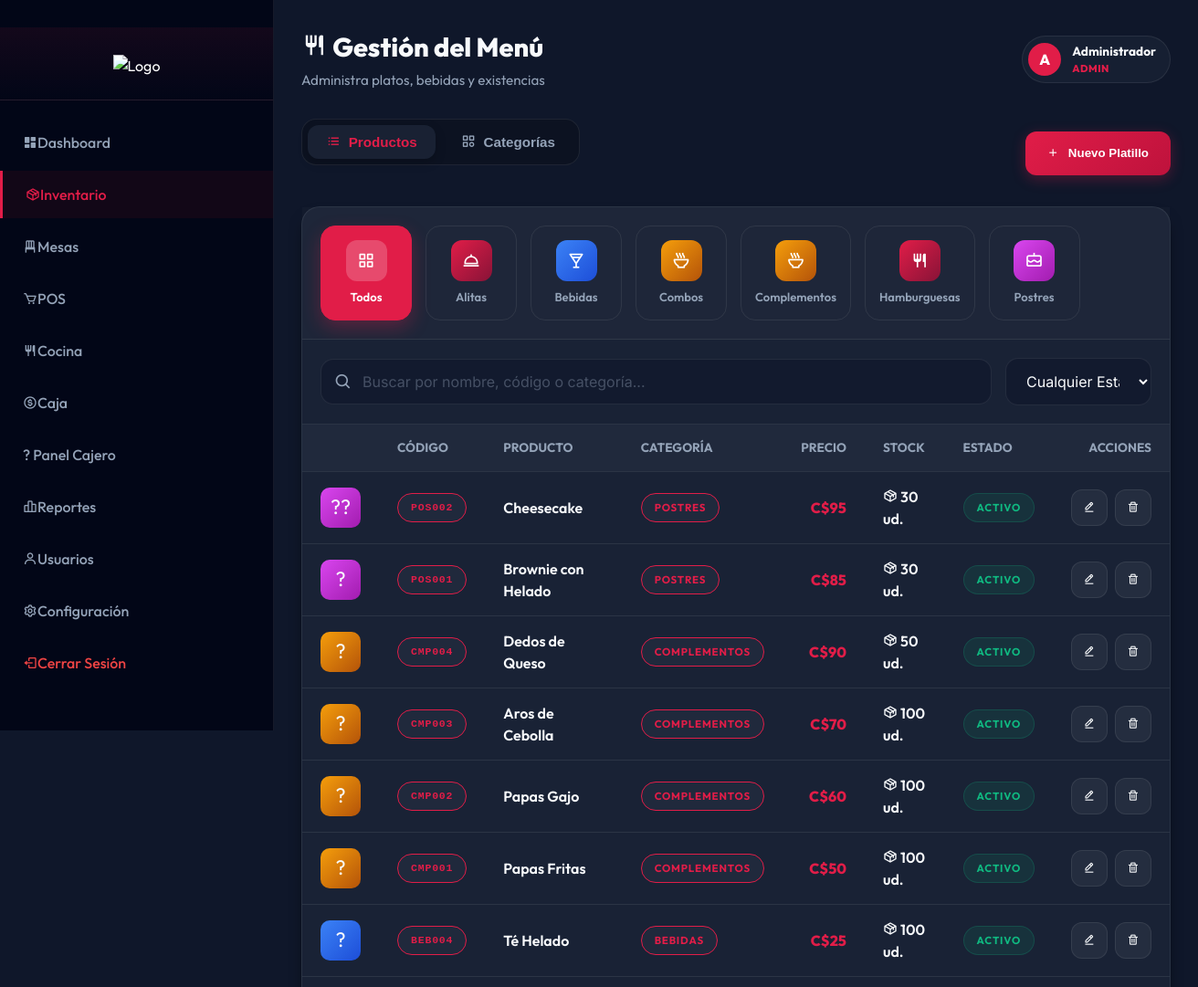
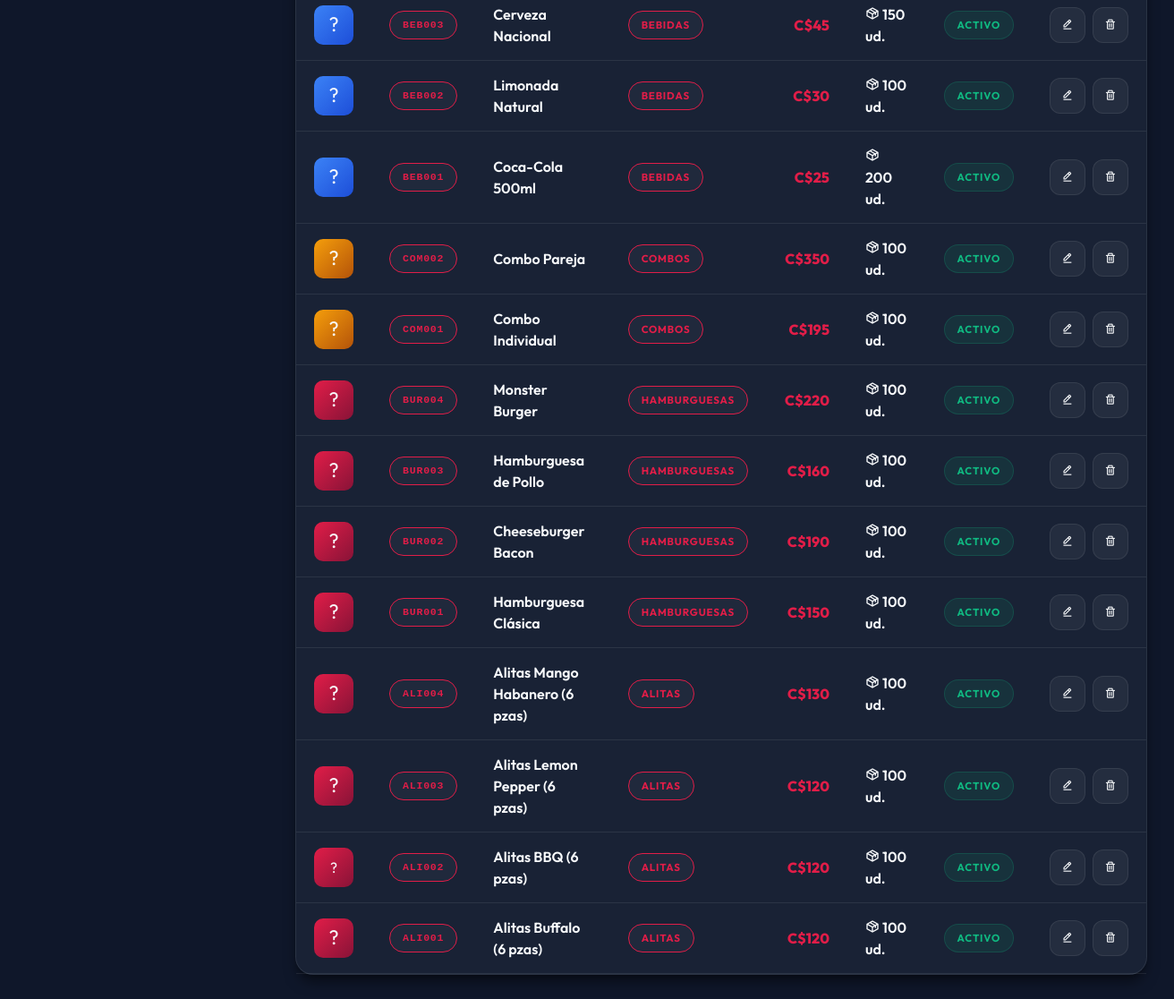
The app's page /productos.php (signed in), older data (2 pictures, top to bottom).
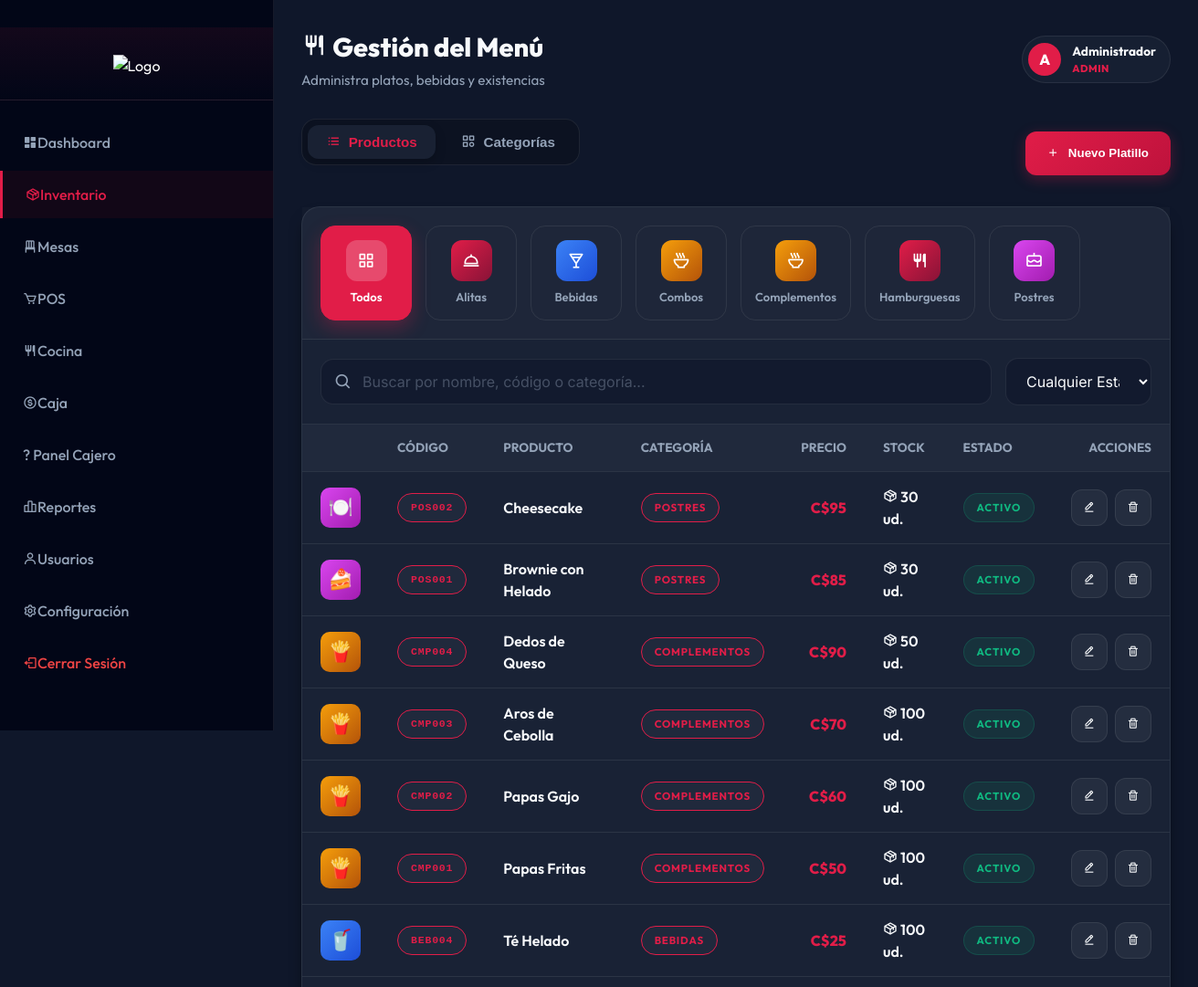
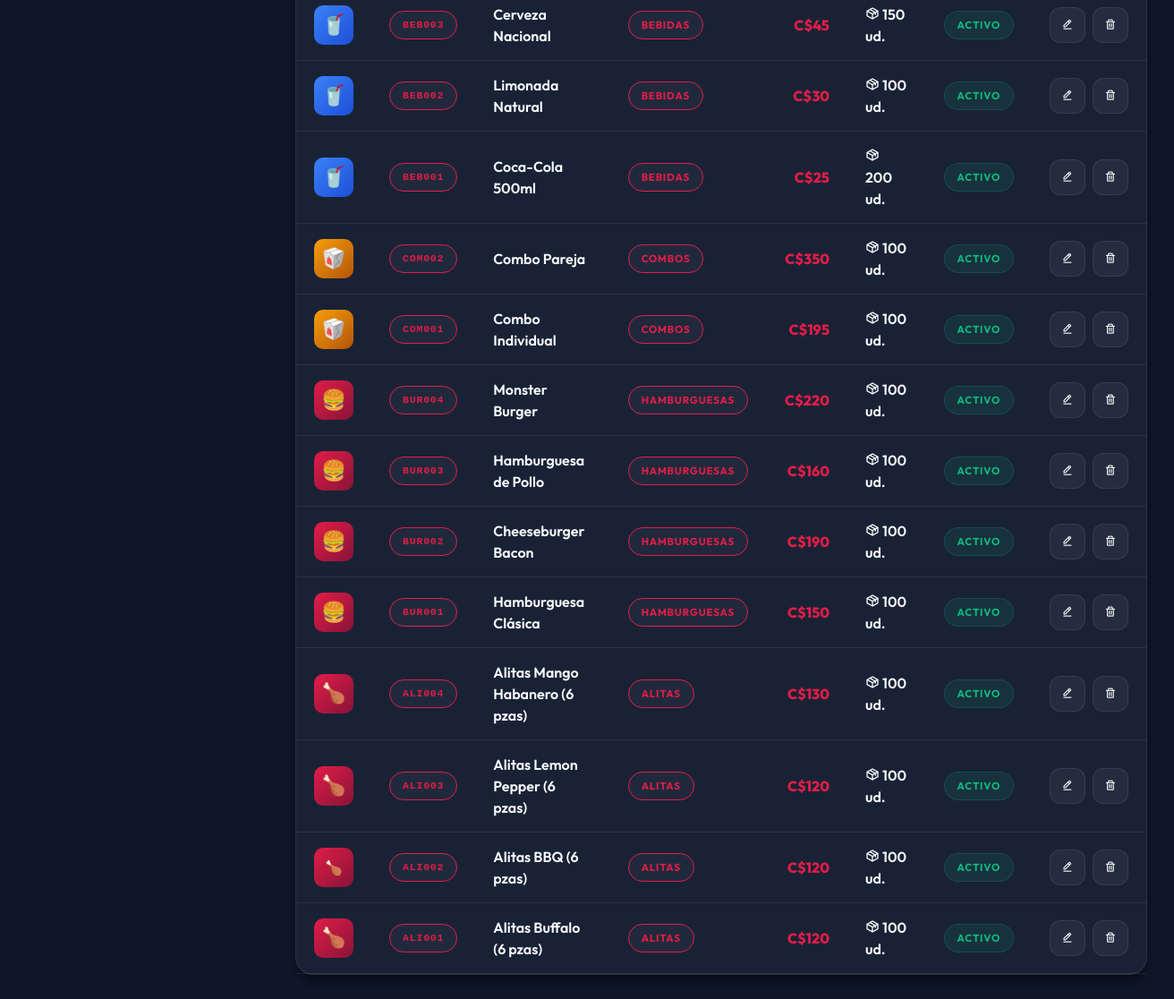
The same page, newer data (2 pictures, top to bottom).
### tables this page shows
CREATE TABLE IF NOT EXISTS modules (
    id INT AUTO_INCREMENT PRIMARY KEY,
    module_key VARCHAR(50) UNIQUE NOT NULL,
    name VARCHAR(100) NOT NULL,
    icon VARCHAR(10) DEFAULT '',
    file_path VARCHAR(100) NOT NULL,
    display_order INT DEFAULT 0,
    is_active TINYINT(1) DEFAULT 1,
    created_at TIMESTAMP DEFAULT CURRENT_TIMESTAMP
);

CREATE TABLE `roles` (
  `id` int(11) NOT NULL AUTO_INCREMENT,
  `name` varchar(50) NOT NULL,
  PRIMARY KEY (`id`),
  UNIQUE KEY `name` (`name`)
);

CREATE TABLE `categories` (
  `id` int(11) NOT NULL AUTO_INCREMENT,
  `name` varchar(100) NOT NULL,
  `date_created` timestamp NOT NULL DEFAULT current_timestamp(),
  PRIMARY KEY (`id`),
  UNIQUE KEY `name` (`name`)
);

CREATE TABLE `products` (
  `id` int(11) NOT NULL AUTO_INCREMENT,
  `code` varchar(50) NOT NULL,
  `name` varchar(150) NOT NULL,
  `description` text DEFAULT NULL,
  `price` decimal(10,2) NOT NULL,
  `stock` int(11) DEFAULT 0,
  `category_id` int(11) DEFAULT NULL,
  `image` varchar(255) DEFAULT NULL,
  `status` enum('active','inactive') DEFAULT 'active',
  `date_created` timestamp NOT NULL DEFAULT current_timestamp(),
  `image_url` varchar(255) DEFAULT NULL,
  `icon` varchar(50) DEFAULT '????',
  PRIMARY KEY (`id`),
  UNIQUE KEY `code` (`code`),
  KEY `category_id` (`category_id`),
  CONSTRAINT `products_ibfk_1` FOREIGN KEY (`category_id`) REFERENCES `categories` (`id`) ON DELETE SET NULL ON UPDATE CASCADE
);

### productos.php (the view, shortened to what the rows shown need)
<?php
require_once __DIR__ . '/config/db.php';
require_once __DIR__ . '/includes/modules_helper.php';
$products = $pdo->query('SELECT p.*, c.name as category_name FROM products p LEFT JOIN categories c ON p.category_id = c.id ORDER BY p.id DESC')->fetchAll();
$categories = $pdo->query('SELECT * FROM categories ORDER BY name')->fetchAll();
$stmt = $pdo->prepare('SELECT name FROM roles WHERE id = ?');
$stmt->execute([$_SESSION['role_id']]);
$user_role_name = $stmt->fetchColumn() ?: 'Usuario';
?>
<?php include __DIR__ . '/includes/header.php'; ?>
<div class="dashboard-wrapper">
    <?php include __DIR__ . '/includes/sidebar.php'; ?>
    <main class="main-content">
        <div class="fc-header" style="margin-bottom: 30px;">
            <div class="fc-header-left">
                <h1><i class='bx bx-restaurant'></i> Gestión del Menú</h1>
            </div>
            <div class="fc-header-right">
                <div class="fc-user-pill">
                    <div class="fc-user-info">
                        <span class="name"><?= htmlspecialchars($_SESSION['name']) ?></span>
                        <span class="role"><?= htmlspecialchars($user_role_name) ?></span>
                    </div>
                </div>
            </div>
        </div>
        <div class="fc-card" style="padding: 0; margin-bottom: 25px;">
            <div class="visual-categories-wrapper">
                <?php foreach ($categories as $cat): ?>
                    <?php
                    $cat_icon = 'bx-restaurant';
                    $cat_grad = 'grad-default';
                    $cat_name_lower = mb_strtolower($cat['name'], 'UTF-8');
                    if (strpos($cat_name_lower, 'alitas') !== false || strpos($cat_name_lower, 'pollo') !== false) {
                        $cat_icon = 'bx-dish';
                        $cat_grad = 'grad-warm';
                    } elseif (strpos($cat_name_lower, 'hamburguesa') !== false || strpos($cat_name_lower, 'burger') !== false) {
                        $cat_icon = 'bx-restaurant';
                        $cat_grad = 'grad-warm';
                    } elseif (strpos($cat_name_lower, 'bebida') !== false || strpos($cat_name_lower, 'refresco') !== false || strpos($cat_name_lower, 'soda') !== false) {
                        $cat_icon = 'bx-drink';
                        $cat_grad = 'grad-cool';
                    } elseif (strpos($cat_name_lower, 'postre') !== false || strpos($cat_name_lower, 'dulce') !== false) {
                        $cat_icon = 'bx-cake';
                        $cat_grad = 'grad-sweet';
                    } elseif (strpos($cat_name_lower, 'combo') !== false || strpos($cat_name_lower, 'complemento') !== false || strpos($cat_name_lower, 'papa') !== false || strpos($cat_name_lower, 'entrada') !== false) {
                        $cat_icon = 'bx-bowl-hot';
                        $cat_grad = 'grad-amber';
                    } elseif (strpos($cat_name_lower, 'pizza') !== false) {
                        $cat_icon = 'bx-pizza';
                        $cat_grad = 'grad-warm';
                    }
                    ?>
                    <div class="visual-category-card" data-category="<?= htmlspecialchars($cat['name']) ?>"
                        onclick="filterByCategory(this, '<?= htmlspecialchars($cat['name']) ?>')">
                        <div class="cat-icon <?= $cat_grad ?>"><i class='bx <?= $cat_icon ?>'></i></div>
                        <span class="cat-name"><?= htmlspecialchars($cat['name']) ?></span>
                    </div>
                <?php endforeach; ?>
            </div>
            <div class="fc-table-responsive">
                <table class="fc-table" id="productsTable">
                    <thead>
                        <tr>
                            <th style="width: 60px;"></th>
                            <th>CÓDIGO</th>
                            <th>PRODUCTO</th>
                            <th>CATEGORÍA</th>
                            <th style="text-align: right;">PRECIO</th>
                            <th>STOCK</th>
                            <th>ESTADO</th>
                            <th style="text-align: right;">ACCIONES</th>
                        </tr>
                    </thead>
                    <tbody>
                        <?php foreach ($products as $product): ?>
                            <?php
                            $emoji = $product['icon'] ?? '🍽️';
                            $gradientClass = 'grad-default';
                            $p_cat_name = mb_strtolower($product['category_name'] ?? '', 'UTF-8');
                            if (strpos($p_cat_name, 'alitas') !== false || strpos($p_cat_name, 'hamburguesa') !== false || strpos($p_cat_name, 'pizza') !== false) {
                                $gradientClass = 'grad-warm';
                            } elseif (strpos($p_cat_name, 'bebida') !== false) {
                                $gradientClass = 'grad-cool';
                            } elseif (strpos($p_cat_name, 'combo') !== false || strpos($p_cat_name, 'complemento') !== false || strpos($p_cat_name, 'entrada') !== false) {
                                $gradientClass = 'grad-amber';
                            } elseif (strpos($p_cat_name, 'postre') !== false) {
                                $gradientClass = 'grad-sweet';
                            }
                            ?>
                            <tr data-category="<?= htmlspecialchars($product['category_name'] ?? '') ?>" data-status="<?= $product['status'] === 'active' ? 'Activo' : 'Inactivo' ?>">
                                <td>
                                    <div class="product-mini-img <?= $gradientClass ?>">
                                        <?php if (!empty($product['image_url'])): ?>
                                            <span class="thumb-fallback" style="display:none;"><?= $emoji ?></span>
                                        <?php else: ?>
                                            <span class="thumb-emoji"><?= $emoji ?></span>
                                        <?php endif; ?>
                                    </div>
                                </td>
                                <td><span class="fc-badge fc-badge-outline" style="font-family: monospace;"><?= htmlspecialchars($product['code']) ?></span></td>
                                <td>
                                    <div style="font-weight: 600; color: var(--fc-text-main);">
                                        <?= htmlspecialchars($product['name']) ?>
                                    </div>
                                </td>
                                <td>
                                    <span class="fc-badge fc-badge-outline" style="background: rgba(255,255,255,0.03);">
                                        <?= htmlspecialchars($product['category_name'] ?? 'Sin categoría') ?>
                                    </span>
                                </td>
                                <td style="text-align: right;">
                                    <div style="font-weight: 800; color: var(--fc-primary); font-size: 16px;">
                                        C$<?= number_format($product['price'], 0) ?>
                                    </div>
                                </td>
                                <td>
                                    <div class="<?= $product['stock'] < 10 ? 'fc-text-rose' : '' ?>" style="font-weight: 600;">
                                        <i class='bx bx-package'></i> <?= $product['stock'] ?> ud.
                                    </div>
                                </td>
                                <td>
                                    <?php if ($product['status'] === 'active'): ?>
                                        <span class="fc-badge fc-badge-success">Activo</span>
                                    <?php else: ?>
                                        <span class="fc-badge fc-badge-rose">Inactivo</span>
                                    <?php endif; ?>
                                </td>
                                <td style="text-align: right;">
                                    <div style="display: flex; gap: 8px; justify-content: flex-end;">
                                        <?php if (hasModuleAccess($pdo, $_SESSION['role_id'], 'inventory_edit')): ?>
                                            <button class="fc-btn fc-btn-outline" style="width: 40px; height: 40px; padding: 0;"
                                                onclick="showEditModal(<?= htmlspecialchars(json_encode($product)) ?>)"
                                                title="Editar">
                                                <i class='bx bx-edit-alt'></i>
                                            </button>
                                        <?php endif; ?>
                                        <?php if (hasModuleAccess($pdo, $_SESSION['role_id'], 'inventory_delete')): ?>
                                            <form method="POST" style="display:inline;" onsubmit="confirmDelete(event, this)">
                                                <button type="submit" class="fc-btn fc-btn-outline" style="width: 40px; height: 40px; padding: 0; color: var(--fc-rose);"
                                                    title="Eliminar">
                                                    <i class='bx bx-trash'></i>
                                                </button>
                                            </form>
                                        <?php endif; ?>
                                    </div>
                                </td>
                            </tr>
                        <?php endforeach; ?>
                    </tbody>
                </table>
            </div>
        </div>
    </main>
</div>
<?php include __DIR__ . '/includes/footer.php'; ?>

### includes/sidebar.php (shortened to what the rows shown need)
<?php
require_once __DIR__ . '/modules_helper.php';
$current_page = basename($_SERVER['PHP_SELF']);
$user_modules = [];
if (modulesTableExists($pdo)) {
    $user_modules = getUserModules($pdo, $_SESSION['role_id']);
}
$use_legacy = empty($user_modules);
function getIcon($page)
{
    switch ($page) {
        case 'inicio.php':
            return "<i class='bx bxs-dashboard'></i>";
        case 'productos.php':
            return "<i class='bx bx-package'></i>";
        case 'mesas.php':
            return "<i class='bx bx-chair'></i>";
        case 'venta.php':
            return "<i class='bx bx-cart'></i>";
        case 'cocina.php':
            return "<i class='bx bx-restaurant'></i>";
        case 'caja.php':
            return "<i class='bx bx-dollar-circle'></i>";
        case 'reportes.php':
            return "<i class='bx bx-bar-chart-alt-2'></i>";
        case 'usuarios.php':
            return "<i class='bx bx-user'></i>";
        case 'configuracion.php':
            return "<i class='bx bx-cog'></i>";
        default:
            return "<i class='bx bx-circle'></i>";
    }
}
?>
<aside class="sidebar">
    <ul class="sidebar-menu">
        <?php if ($use_legacy): ?>
            <?php if ($_SESSION['role_id'] == 1 || $_SESSION['role_id'] == 5):  ?>
                <li><a href="inicio.php"
                        class="<?= $current_page == 'inicio.php' ? 'active' : '' ?>"><?= getIcon('inicio.php') ?> Dashboard</a>
                </li>
                <li><a href="productos.php"
                        class="<?= $current_page == 'productos.php' ? 'active' : '' ?>"><?= getIcon('productos.php') ?>
                        Menú</a>
                </li>
                <li><a href="inventario_insumos.php"
                        class="<?= $current_page == 'inventario_insumos.php' ? 'active' : '' ?>"><?= getIcon('inventario_insumos.php') ?>
                        Insumos</a></li>
                <li><a href="gestion_recetas.php"
                        class="<?= $current_page == 'gestion_recetas.php' ? 'active' : '' ?>"><?= getIcon('gestion_recetas.php') ?>
                        Recetas/Costos</a></li>
            <?php endif; ?>
            <?php if ($_SESSION['role_id'] == 1 || $_SESSION['role_id'] == 5 || $_SESSION['role_id'] == 2):  ?>
                <li><a href="mesas.php" class="<?= $current_page == 'mesas.php' ? 'active' : '' ?>"><?= getIcon('mesas.php') ?>
                        Mesas</a></li>
            <?php endif; ?>
            <?php if ($_SESSION['role_id'] == 1 || $_SESSION['role_id'] == 5):  ?>
                <!-- <li><a href="mesas.php?tab=libre"
                        class="<?= $current_page == 'venta.php' ? 'active' : '' ?>"><?= getIcon('venta.php') ?>
                        POS</a></li> -->
                <li><a href="cocina.php"
                        class="<?= $current_page == 'cocina.php' ? 'active' : '' ?>"><?= getIcon('cocina.php') ?> Cocina</a>
                </li>
                <li><a href="caja.php" class="<?= $current_page == 'caja.php' ? 'active' : '' ?>"><?= getIcon('caja.php') ?>
                        Caja</a></li>
                <li><a href="cuentas.php" class="<?= $current_page == 'cuentas.php' ? 'active' : '' ?>"><i
                            class='bx bx-receipt'></i>
                        Cuentas</a></li>
                <li><a href="pedidosya.php"
                        class="<?= $current_page == 'pedidosya.php' || $current_page == 'factura_pedidosya.php' ? 'active' : '' ?>"><?= getIcon('pedidosya.php') ?>
                        PedidosYa</a></li>
                <li><a href="reportes.php"
                        class="<?= $current_page == 'reportes.php' ? 'active' : '' ?>"><?= getIcon('reportes.php') ?>
                        Reportes</a></li>
                <li><a href="usuarios.php"
                        class="<?= $current_page == 'usuarios.php' ? 'active' : '' ?>"><?= getIcon('usuarios.php') ?>
                        Usuarios</a></li>
                <li><a href="configuracion.php"
                        class="<?= $current_page == 'configuracion.php' ? 'active' : '' ?>"><?= getIcon('configuracion.php') ?>
                        Configuración</a></li>
            <?php endif; ?>
        <?php else: ?>
            <?php foreach ($user_modules as $module): ?>
                <?php
                if (
                    strpos($module['module_key'], 'config_') === 0 ||
                    in_array($module['module_key'], ['inventory_edit', 'inventory_delete', 'pedido_libre', 'pedidosya'])
                ) {
                    continue;
                }
                $is_active = ($current_page == $module['file_path']);
                $mappedIcon = getIcon($module['file_path']);
                if (strpos($mappedIcon, 'bx-circle') !== false && !empty($module['icon'])) {
                    $mappedIcon = $module['icon'];
                }
                ?>
                <li>
                    <a href="<?= htmlspecialchars($module['file_path']) ?>" class="<?= $is_active ? 'active' : '' ?>">
                        <?= $mappedIcon ?>         <?= htmlspecialchars($module['name']) ?>
                    </a>
                </li>
            <?php endforeach; ?>
        <?php endif; ?>
    </ul>
</aside>

Row changes from the older to the newer data that the page shows:
changed products "Cheesecake": icon "??" → "🍽️"
changed products "Brownie con Helado": icon "?" → "🍰"
changed products "Dedos de Queso": icon "?" → "🍟"
changed products "Aros de Cebolla": icon "?" → "🍟"
changed products "Papas Gajo": icon "?" → "🍟"
changed products "Papas Fritas": icon "?" → "🍟"
changed products "Té Helado": icon "?" → "🥤"
changed products "Cerveza Nacional": icon "?" → "🥤"
changed products "Limonada Natural": icon "?" → "🥤"
changed products "Coca-Cola 500ml": icon "?" → "🥤"
changed products "Combo Pareja": icon "?" → "🥡"
changed products "Combo Individual": icon "?" → "🥡"
changed products "Monster Burger": icon "?" → "🍔"
changed products "Hamburguesa de Pollo": icon "?" → "🍔"
changed products "Cheeseburger Bacon": icon "?" → "🍔"
changed products "Hamburguesa Clásica": icon "?" → "🍔"
changed products "Alitas Mango Habanero (6 pzas)": icon "?" → "🍗"
changed products "Alitas Lemon Pepper (6 pzas)": icon "?" → "🍗"
changed products "Alitas BBQ (6 pzas)": icon "?" → "🍗"
changed products "Alitas Buffalo (6 pzas)": icon "?" → "🍗"
